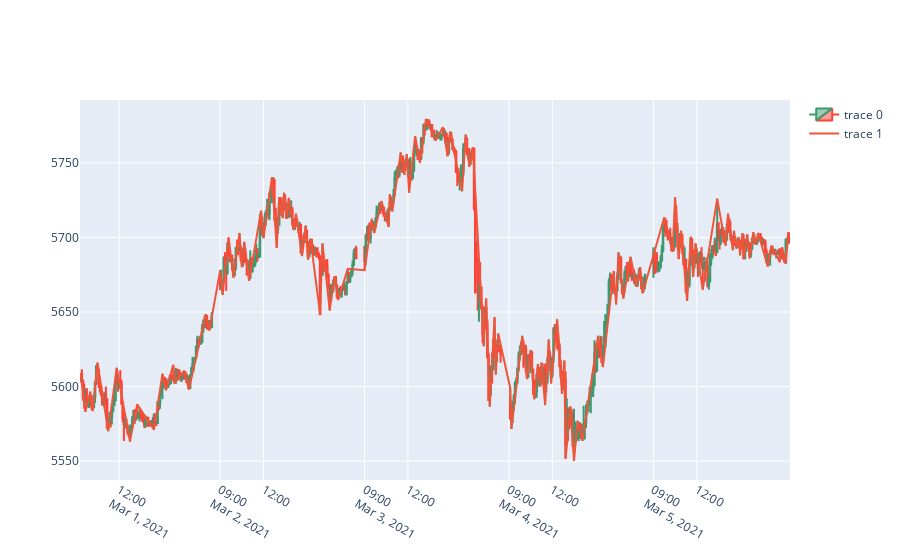

The notebook cell this image was saved under:
### Code cell
fig = go.Figure(data=[go.Candlestick(x=data['time'],
                open=data['open'],
                high=data['high'],
                low=data['low'],
                close=data['close'])])

fig.add_trace(go.Scatter(
    x=data.loc[(data['zz'].notnull())]['time'],
    y=data.loc[(data['zz'].notnull())]['zz']
))


fig.update_xaxes(
    rangebreaks=[
        dict(bounds=["sat", "mon"]), #hide weekends
        dict(bounds=[19, 9], pattern="hour"), #hide hours outside of 9am-6pm
    ]
)

fig.update_layout(xaxis_rangeslider_visible=False)

fig.show()

### Figure 1 — Plotly figure (JSON) as saved in the notebook; plotly's stock layout.template omitted (floating-point values rounded to 4 significant figures; data arrays with more than 128 entries replaced by an {"elided": "..."} marker saying what was removed)
{"data": [{"close": {"elided": "564 float values"}, "high": {"elided": "564 float values"}, "low": {"elided": "564 float values"}, "open": {"elided": "564 float values"}, "type": "candlestick", "x": {"elided": "564 str values"}}, {"type": "scatter", "x": {"elided": "136 str values"}, "y": {"elided": "136 float values"}}], "layout": {"xaxis": {"rangebreaks": [{"bounds": ["sat", "mon"]}, {"bounds": [19, 9], "pattern": "hour"}], "rangeslider": {"visible": false}}}}
